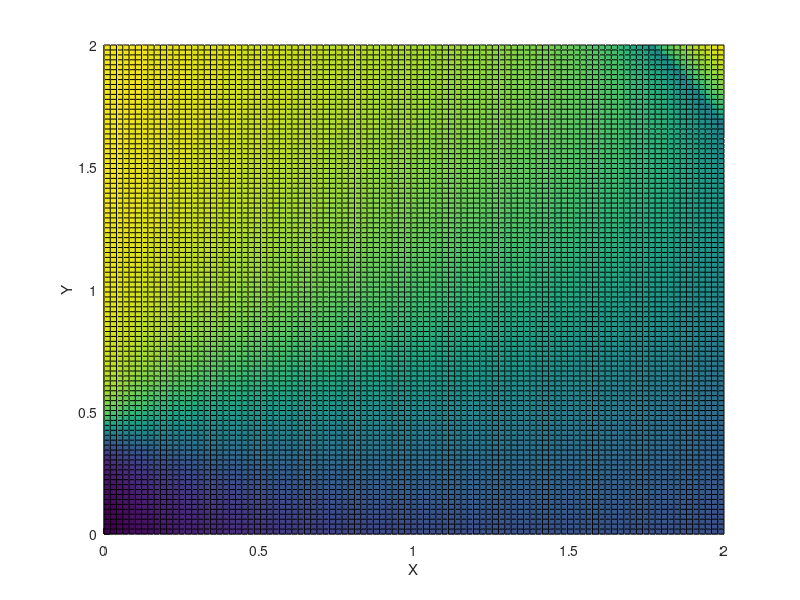
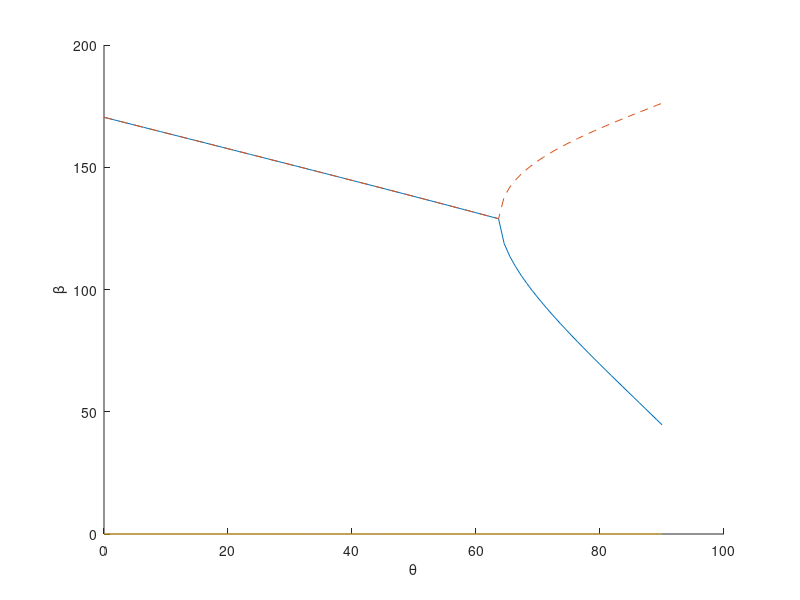
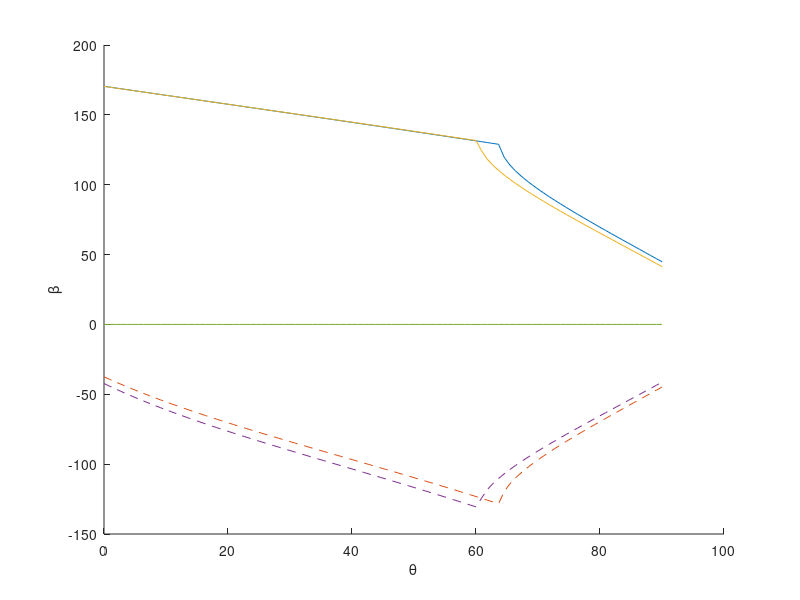

Here is the MATLAB script that generated these plots, in order:
% Figuring out when the function to find beta angle becomes undefined

x = linspace(0, 2, 100);
y = linspace(0, 2, 100);
[x_2, y_2] = meshgrid(x, y);
m_1 = -0.153543;
m_2 = 0.405512;
d = 3.052717;
l = 0.568898;

a = (4*l*m_1 - 4*l*x_2).^2;
b = d^2 - l^2 + 2*l*m_2 - 2*l*y_2 - m_1^2 + 2*m_1*x_2 - m_2^2 + 2*m_2*y_2 - x_2.^2 - y_2.^2;
c = d^2 - l^2 - 2*l*m_2 + 2*l*y_2 - m_1^2 + 2*m_1*x_2 - m_2^2 + 2*m_2*y_2 - x_2.^2 - y_2.^2;
top = sqrt(a - 4.*b.*c) - 2*l*m_1 + 2*l.*x_2; 
bottom = d^2 - l^2 + 2*l*m_2 - 2*l*y_2 - m_1^2 + 2*m_1*x_2 - m_2^2 + 2*m_2*y_2 - x_2.^2 - y_2.^2;
beta = 2*(atan(0.5*top./bottom));

top = sqrt(abs(a - 4.*b.*c)) - 2*l*m_1 + 2*l.*x_2; 
bottom = d^2 - l^2 + 2*l*m_2 - 2*l*y_2 - m_1^2 + 2*m_1*x_2 - m_2^2 + 2*m_2*y_2 - x_2.^2 - y_2.^2;
abs_beta = 2*(atan(0.5*top./bottom));

real_beta = real(beta);
pos_beta = abs(real_beta);
deg_beta = real_beta * 180/3.1415;

figure;
hold on
surf(x_2, y_2, real_beta)
xlabel('X')
ylabel('Y')
zlabel('Z')

figure(2);
hold on
surf(x_2, y_2, abs_beta)
xlabel('X')
ylabel('Y')
zlabel('Z')

%% fin1 beta
%graphing beta over the feasible range that x1, y1 can be at

f = 2.15178; % fin length
d = 3.052717; % steering length
l = 0.56; %servo arm length
r = 0.2519; %0.483608; %rudder length

m_1 = -0.704724;
m_2 = 0.405512;

theta = linspace(0, 3.1415/2, 100); %all trig in radians

x_1 = f*sin(theta);
y_1 = -f*cos(theta);

% calculate beta for alpha to stay at 0 throughout cycle
alpha = 0/180*3.1415;
x_2 = r*sin(theta + alpha) + x_1;
y_2 = -r*cos(theta + alpha) + y_1;
% x_2 = (l + f) * sin(theta);
% y_2 = -(l + f) * cos(theta);

a = (4*l*x_2 - 4*l*m_1).^2;
b = d^2 - l^2 + 2*l*m_2 - 2*l*y_2 - m_1^2 + 2*m_1*x_2 - m_2^2 + 2*m_2*y_2 - x_2.^2 - y_2.^2;
c = d^2 - l^2 - 2*l*m_2 + 2*l*y_2 - m_1^2 + 2*m_1*x_2 - m_2^2 + 2*m_2*y_2 - x_2.^2 - y_2.^2;
top = 0.5*sqrt(a - 4.*b.*c) + 2*l*m_1 - 2*l.*x_2; 
bottom = d^2 - l^2 + 2*l*m_2 - 2*l*y_2 - m_1^2 + 2*m_1*x_2 - m_2^2 + 2*m_2*y_2 - x_2.^2 - y_2.^2;
beta = 2*(atan(top./bottom));
top_2 = -0.5*sqrt(a - 4.*b.*c) + 2*l*m_1 - 2*l.*x_2;
beta_2 = 2*(atan(top_2./bottom));

deg_beta = beta * 180 / 3.1415;
deg_beta_2 = beta_2 * 180 / 3.1415;

figure(2);
hold on
plot(theta*180/3.1415, deg_beta)
plot(theta*180/3.1415, deg_beta_2)
xlabel('\theta')
ylabel('\beta')

%% fin2 beta
%graphing beta over the feasible range that x1, y1 can be at

f = 2.15178; % fin length
d = 3.052717; % steering length
l = 0.56; %servo arm length
r = 0.2519; %0.483608; %rudder length

m_1 = 0.704724;
m_2 = 0.405512; %2

theta = linspace(0, 3.1415/2, 100); %all trig in radians

x_1 = -f*sin(theta);
y_1 = -f*cos(theta);

% calculate beta for alpha to stay at 0 throughout cycle
alpha = 0/180*3.1415;
x_2 = -r* sin(theta + alpha) + x_1;
y_2 = -r * cos(theta + alpha) + y_1; 
% x_2 = (l + f) * sin(theta);
% y_2 = -(l + f) * cos(theta);

a = (4*l*m_1 - 4*l*x_2).^2;
b = d^2 - l^2 + 2*l*m_2 - 2*l*y_2 - m_1^2 + 2*m_1*x_2 - m_2^2 + 2*m_2*y_2 - x_2.^2 - y_2.^2;
c = d^2 - l^2 - 2*l*m_2 + 2*l*y_2 - m_1^2 + 2*m_1*x_2 - m_2^2 + 2*m_2*y_2 - x_2.^2 - y_2.^2;
top = real(0.5*sqrt(a - 4.*b.*c)) - 2*l*m_1 + 2*l.*x_2; 
bottom = d^2 - l^2 + 2*l*m_2 - 2*l*y_2 - m_1^2 + 2*m_1*x_2 - m_2^2 + 2*m_2*y_2 - x_2.^2 - y_2.^2;
beta = 2*(atan(top./bottom));
top_2 = -0.5*sqrt(a - 4.*b.*c) - 2*l*m_1 + 2*l.*x_2;
beta_2 = 2*(atan(top_2./bottom));

deg_beta = beta * 180 / 3.1415;
deg_beta_2 = beta_2 * 180 / 3.1415;

figure(3);
hold on
plot(theta*180/3.1415, deg_beta)
plot(theta*180/3.1415, deg_beta_2)
xlabel('\theta')
ylabel('\beta')

%% fin1_2 beta
%graphing beta over the feasible range that x1, y1 can be at

f = 2.15178; % fin length
d = 2.9; % steering length
l = 0.56; %servo arm length
r = 0.52; %rudder length

m_1 = -0.185039;
m_2 = 0.405512;

theta = linspace(0, 3.1415/2, 100); %all trig in radians

x_1 = f*sin(theta);
y_1 = -f*cos(theta);

% calculate beta for alpha to stay at 0 throughout cycle
alpha = 0/180*3.1415;
x_2 = r*sin(theta + alpha) + x_1;
y_2 = -r*cos(theta + alpha) + y_1;
% x_2 = (l + f) * sin(theta);
% y_2 = -(l + f) * cos(theta);

a = (4*l*x_2 - 4*l*m_1).^2;
b = d^2 - l^2 + 2*l*m_2 - 2*l*y_2 - m_1^2 + 2*m_1*x_2 - m_2^2 + 2*m_2*y_2 - x_2.^2 - y_2.^2;
c = d^2 - l^2 - 2*l*m_2 + 2*l*y_2 - m_1^2 + 2*m_1*x_2 - m_2^2 + 2*m_2*y_2 - x_2.^2 - y_2.^2;
top = 0.5*sqrt(a - 4.*b.*c) + 2*l*m_1 - 2*l.*x_2; 
bottom = d^2 - l^2 + 2*l*m_2 - 2*l*y_2 - m_1^2 + 2*m_1*x_2 - m_2^2 + 2*m_2*y_2 - x_2.^2 - y_2.^2;
beta = 2*(atan(top./bottom));
top_2 = -0.5*sqrt(a - 4.*b.*c) + 2*l*m_1 - 2*l.*x_2;
beta_2 = 2*(atan(top_2./bottom));

deg_beta = beta * 180 / 3.1415;
deg_beta_2 = beta_2 * 180 / 3.1415;

figure(2);
hold on
plot(theta*180/3.1415, deg_beta)
plot(theta*180/3.1415, deg_beta_2)
xlabel('\theta')
ylabel('\beta')

%% fin2_2 beta
%graphing beta over the feasible range that x1, y1 can be at

f = 2.15178; % fin length
d = 2.85; % steering length
l = 0.56; %servo arm length
r = 0.52; %rudder length

m_1 = 0.185039;
m_2 = 0.405512; %2

theta = linspace(0, 3.1415/2, 100); %all trig in radians

x_1 = -f*sin(theta);
y_1 = -f*cos(theta);

% calculate beta for alpha to stay at 0 throughout cycle
alpha = 0/180*3.1415;
x_2 = -r* sin(theta + alpha) + x_1;
y_2 = -r * cos(theta + alpha) + y_1; 
% x_2 = (l + f) * sin(theta);
% y_2 = -(l + f) * cos(theta);

a = (4*l*m_1 - 4*l*x_2).^2;
b = d^2 - l^2 + 2*l*m_2 - 2*l*y_2 - m_1^2 + 2*m_1*x_2 - m_2^2 + 2*m_2*y_2 - x_2.^2 - y_2.^2;
c = d^2 - l^2 - 2*l*m_2 + 2*l*y_2 - m_1^2 + 2*m_1*x_2 - m_2^2 + 2*m_2*y_2 - x_2.^2 - y_2.^2;
top = real(0.5*sqrt(a - 4.*b.*c)) - 2*l*m_1 + 2*l.*x_2; 
bottom = d^2 - l^2 + 2*l*m_2 - 2*l*y_2 - m_1^2 + 2*m_1*x_2 - m_2^2 + 2*m_2*y_2 - x_2.^2 - y_2.^2;
beta = 2*(atan(top./bottom));
top_2 = -0.5*sqrt(a - 4.*b.*c) - 2*l*m_1 + 2*l.*x_2;
beta_2 = 2*(atan(top_2./bottom));

deg_beta = beta * 180 / 3.1415;
deg_beta_2 = beta_2 * 180 / 3.1415;

figure(3);
hold on
plot(theta*180/3.1415, deg_beta)
plot(theta*180/3.1415, deg_beta_2)
xlabel('\theta')
ylabel('\beta')

%% fin1 beta right angle
%graphing beta over the feasible range that x1, y1 can be at

f = 2.15178; % fin length
d = 2.45; % steering length for servo attachment
l = 0.568898; %servo arm length
r = 0.2481; %rudder length

m_1 = -0.311024;
m_2 = 1.165354;

theta = linspace(0, 3.1415/2, 100); %all trig in radians

x_1 = f*sin(theta);
y_1 = -f*cos(theta);

figure(2);
clf;
hold on
% calculate beta for alpha to stay at 0 throughout cycle
for i = 1:1
    alpha = (i-1) * 10 / 180 * 3.1415;
    x_2 = r*sin(theta + alpha + 3.1415/2) + x_1;
    y_2 = -r*cos(theta + alpha + 3.1415/2) + y_1;
    % x_2 = (l + f) * sin(theta);
    % y_2 = -(l + f) * cos(theta);
    
    a = (4*l*x_2 - 4*l*m_1).^2;
    b = d^2 - l^2 + 2*l*m_2 - 2*l*y_2 - m_1^2 + 2*m_1*x_2 - m_2^2 + 2*m_2*y_2 - x_2.^2 - y_2.^2;
    c = d^2 - l^2 - 2*l*m_2 + 2*l*y_2 - m_1^2 + 2*m_1*x_2 - m_2^2 + 2*m_2*y_2 - x_2.^2 - y_2.^2;
    top = 0.5*sqrt(a - 4.*b.*c) + 2*l*m_1 - 2*l.*x_2; 
    bottom = d^2 - l^2 + 2*l*m_2 - 2*l*y_2 - m_1^2 + 2*m_1*x_2 - m_2^2 + 2*m_2*y_2 - x_2.^2 - y_2.^2;
    top_2 = -0.5*sqrt(a - 4.*b.*c) + 2*l*m_1 - 2*l.*x_2;
    beta_2 = 2*(atan(top_2./bottom));
    beta = 2*(atan(top./bottom));
    deg_beta = real(beta) * 180 / 3.1415;
    deg_beta_2 = beta_2 * 180 / 3.1415;
    plot(theta*180/3.1415, deg_beta)
    plot(theta*180/3.1415, deg_beta_2, "--")
end
plot(theta*180/3.1415, theta*0)

xlabel('\theta')
ylabel('\beta')

%% fin2 beta right angle
%graphing beta over the feasible range that x1, y1 can be at

f = 2.153604; % fin length
d = 2.45; % steering length for servo attachment
l = 0.568898; %servo arm length
r = 0.2481; %rudder length

m_1 = 0.311024;
m_2 = 1.165354; %2

theta = linspace(0, 3.1415/2, 100); %all trig in radians

x_1 = -f*sin(theta);
y_1 = -f*cos(theta);

figure(3);
clf;
hold on
% calculate beta for alpha to stay at 0 throughout cycle
for i = 1:2
    alpha = (i-1) * 10 / 180 * 3.1415;
    x_2 = -r* sin(theta + alpha + 3.1415/2) + x_1;
    y_2 = -r * cos(theta + alpha + 3.1415/2) + y_1; 
    % x_2 = (l + f) * sin(theta);
    % y_2 = -(l + f) * cos(theta);
    
    a = (4*l*m_1 - 4*l*x_2).^2;
    b = d^2 - l^2 + 2*l*m_2 - 2*l*y_2 - m_1^2 + 2*m_1*x_2 - m_2^2 + 2*m_2*y_2 - x_2.^2 - y_2.^2;
    c = d^2 - l^2 - 2*l*m_2 + 2*l*y_2 - m_1^2 + 2*m_1*x_2 - m_2^2 + 2*m_2*y_2 - x_2.^2 - y_2.^2;
    top = 0.5*sqrt(a - 4.*b.*c) - 2*l*m_1 + 2*l.*x_2; 
    bottom = d^2 - l^2 + 2*l*m_2 - 2*l*y_2 - m_1^2 + 2*m_1*x_2 - m_2^2 + 2*m_2*y_2 - x_2.^2 - y_2.^2;
    top_2 = real(-0.5*sqrt(a - 4.*b.*c)) + 2*l*m_1 - 2*l.*x_2;
    beta_2 = 2*(atan(top_2./bottom));
    beta = 2*(atan(top./bottom));
    deg_beta = real(beta) * 180 / 3.1415;
    deg_beta_2 = beta_2 * 180 / 3.1415;
    plot(theta*180/3.1415, deg_beta)
    plot(theta*180/3.1415, deg_beta_2, "--")
end
plot(theta*180/3.1415, theta*0)
xlabel('\theta')
ylabel('\beta')
